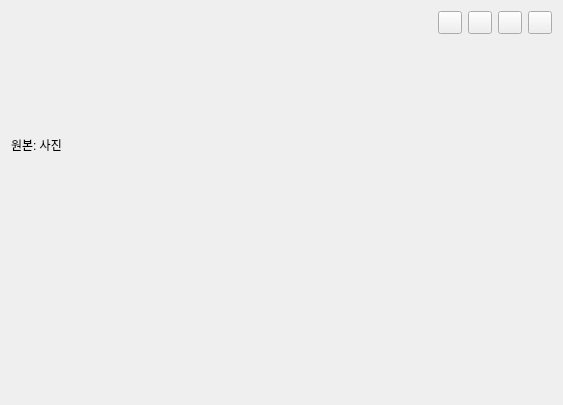
<?xml version="1.0" encoding="UTF-8"?>
<ui version="4.0">
 <class>photoCardFrame</class>
 <widget class="QFrame" name="photoCardFrame">
  <property name="geometry">
   <rect>
    <x>0</x>
    <y>0</y>
    <width>563</width>
    <height>405</height>
   </rect>
  </property>
  <layout class="QVBoxLayout" name="cardLayout">
   <property name="spacing">
    <number>6</number>
   </property>
   <item>
    <layout class="QHBoxLayout" name="buttonRow">
     <item>
      <spacer name="buttonSpacer">
       <property name="orientation">
        <enum>Qt::Orientation::Horizontal</enum>
       </property>
       <property name="sizeHint" stdset="0">
        <size>
         <width>40</width>
         <height>20</height>
        </size>
       </property>
      </spacer>
     </item>
     <item>
      <widget class="QToolButton" name="editButton">
       <property name="toolTip">
        <string>보기/편집</string>
       </property>
      </widget>
     </item>
     <item>
      <widget class="QToolButton" name="replaceButton">
       <property name="toolTip">
        <string>사진 변경</string>
       </property>
      </widget>
     </item>
     <item>
      <widget class="QToolButton" name="deleteButton">
       <property name="toolTip">
        <string>삭제</string>
       </property>
      </widget>
     </item>
     <item>
      <widget class="QToolButton" name="classifyButton">
       <property name="visible">
        <bool>false</bool>
       </property>
       <property name="toolTip">
        <string>사진 종류 변경</string>
       </property>
      </widget>
     </item>
    </layout>
   </item>
   <item>
    <widget class="QWidget" name="photoPreview" native="true">
     <layout class="QVBoxLayout" name="previewLayout">
      <property name="leftMargin">
       <number>0</number>
      </property>
      <property name="topMargin">
       <number>0</number>
      </property>
      <property name="rightMargin">
       <number>0</number>
      </property>
      <property name="bottomMargin">
       <number>0</number>
      </property>
     </layout>
    </widget>
   </item>
   <item>
    <widget class="QLabel" name="originalNameLabel">
     <property name="text">
      <string>원본: 사진</string>
     </property>
     <property name="wordWrap">
      <bool>true</bool>
     </property>
    </widget>
   </item>
   <item>
    <widget class="QLabel" name="titleLabel">
     <property name="visible">
      <bool>false</bool>
     </property>
     <property name="text">
      <string/>
     </property>
     <property name="wordWrap">
      <bool>true</bool>
     </property>
    </widget>
   </item>
   <item>
    <widget class="QLabel" name="descriptionLabel">
     <property name="visible">
      <bool>false</bool>
     </property>
     <property name="text">
      <string/>
     </property>
     <property name="wordWrap">
      <bool>true</bool>
     </property>
    </widget>
   </item>
   <item>
    <widget class="QLabel" name="pendingLabel">
     <property name="visible">
      <bool>false</bool>
     </property>
     <property name="text">
      <string/>
     </property>
    </widget>
   </item>
  </layout>
 </widget>
 <resources/>
 <connections/>
</ui>
